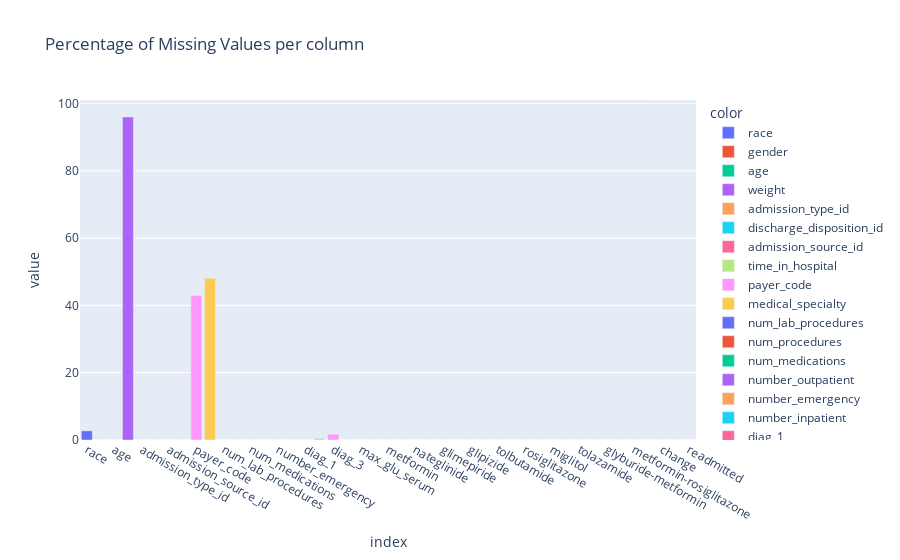

Write notebook code for a chart like this one.
### Markdown cell above
How Many %NA values per Column

### Code cell
(data_raw.isnull().sum()*100/len(data_raw)).plot.bar(title = 'Percentage of Missing Values per column',color=data_raw.columns)

### Figure 1 — Plotly figure (JSON) as saved in the notebook; plotly's stock layout.template omitted (floating-point values rounded to 4 significant figures)
{"data": [{"alignmentgroup": "True", "hovertemplate": "color=race<br>index=%{x}<br>value=%{y}<extra></extra>", "legendgroup": "race", "marker": {"color": "#636efa", "pattern": {"shape": ""}}, "name": "race", "offsetgroup": "race", "orientation": "v", "showlegend": true, "textposition": "auto", "type": "bar", "x": ["race"], "xaxis": "x", "y": [2.711], "yaxis": "y"}, {"alignmentgroup": "True", "hovertemplate": "color=gender<br>index=%{x}<br>value=%{y}<extra></extra>", "legendgroup": "gender", "marker": {"color": "#EF553B", "pattern": {"shape": ""}}, "name": "gender", "offsetgroup": "gender", "orientation": "v", "showlegend": true, "textposition": "auto", "type": "bar", "x": ["gender"], "xaxis": "x", "y": [0], "yaxis": "y"}, {"alignmentgroup": "True", "hovertemplate": "color=age<br>index=%{x}<br>value=%{y}<extra></extra>", "legendgroup": "age", "marker": {"color": "#00cc96", "pattern": {"shape": ""}}, "name": "age", "offsetgroup": "age", "orientation": "v", "showlegend": true, "textposition": "auto", "type": "bar", "x": ["age"], "xaxis": "x", "y": [0], "yaxis": "y"}, {"alignmentgroup": "True", "hovertemplate": "color=weight<br>index=%{x}<br>value=%{y}<extra></extra>", "legendgroup": "weight", "marker": {"color": "#ab63fa", "pattern": {"shape": ""}}, "name": "weight", "offsetgroup": "weight", "orientation": "v", "showlegend": true, "textposition": "auto", "type": "bar", "x": ["weight"], "xaxis": "x", "y": [96.02], "yaxis": "y"}, {"alignmentgroup": "True", "hovertemplate": "color=admission_type_id<br>index=%{x}<br>value=%{y}<extra></extra>", "legendgroup": "admission_type_id", "marker": {"color": "#FFA15A", "pattern": {"shape": ""}}, "name": "admission_type_id", "offsetgroup": "admission_type_id", "orientation": "v", "showlegend": true, "textposition": "auto", "type": "bar", "x": ["admission_type_id"], "xaxis": "x", "y": [0], "yaxis": "y"}, {"alignmentgroup": "True", "hovertemplate": "color=discharge_disposition_id<br>index=%{x}<br>value=%{y}<extra></extra>", "legendgroup": "discharge_disposition_id", "marker": {"color": "#19d3f3", "pattern": {"shape": ""}}, "name": "discharge_disposition_id", "offsetgroup": "discharge_disposition_id", "orientation": "v", "showlegend": true, "textposition": "auto", "type": "bar", "x": ["discharge_disposition_id"], "xaxis": "x", "y": [0], "yaxis": "y"}, {"alignmentgroup": "True", "hovertemplate": "color=admission_source_id<br>index=%{x}<br>value=%{y}<extra></extra>", "legendgroup": "admission_source_id", "marker": {"color": "#FF6692", "pattern": {"shape": ""}}, "name": "admission_source_id", "offsetgroup": "admission_source_id", "orientation": "v", "showlegend": true, "textposition": "auto", "type": "bar", "x": ["admission_source_id"], "xaxis": "x", "y": [0], "yaxis": "y"}, {"alignmentgroup": "True", "hovertemplate": "color=time_in_hospital<br>index=%{x}<br>value=%{y}<extra></extra>", "legendgroup": "time_in_hospital", "marker": {"color": "#B6E880", "pattern": {"shape": ""}}, "name": "time_in_hospital", "offsetgroup": "time_in_hospital", "orientation": "v", "showlegend": true, "textposition": "auto", "type": "bar", "x": ["time_in_hospital"], "xaxis": "x", "y": [0], "yaxis": "y"}, {"alignmentgroup": "True", "hovertemplate": "color=payer_code<br>index=%{x}<br>value=%{y}<extra></extra>", "legendgroup": "payer_code", "marker": {"color": "#FF97FF", "pattern": {"shape": ""}}, "name": "payer_code", "offsetgroup": "payer_code", "orientation": "v", "showlegend": true, "textposition": "auto", "type": "bar", "x": ["payer_code"], "xaxis": "x", "y": [42.98], "yaxis": "y"}, {"alignmentgroup": "True", "hovertemplate": "color=medical_specialty<br>index=%{x}<br>value=%{y}<extra></extra>", "legendgroup": "medical_specialty", "marker": {"color": "#FECB52", "pattern": {"shape": ""}}, "name": "medical_specialty", "offsetgroup": "medical_specialty", "orientation": "v", "showlegend": true, "textposition": "auto", "type": "bar", "x": ["medical_specialty"], "xaxis": "x", "y": [48.09], "yaxis": "y"}, {"alignmentgroup": "True", "hovertemplate": "color=num_lab_procedures<br>index=%{x}<br>value=%{y}<extra></extra>", "legendgroup": "num_lab_procedures", "marker": {"color": "#636efa", "pattern": {"shape": ""}}, "name": "num_lab_procedures", "offsetgroup": "num_lab_procedures", "orientation": "v", "showlegend": true, "textposition": "auto", "type": "bar", "x": ["num_lab_procedures"], "xaxis": "x", "y": [0], "yaxis": "y"}, {"alignmentgroup": "True", "hovertemplate": "color=num_procedures<br>index=%{x}<br>value=%{y}<extra></extra>", "legendgroup": "num_procedures", "marker": {"color": "#EF553B", "pattern": {"shape": ""}}, "name": "num_procedures", "offsetgroup": "num_procedures", "orientation": "v", "showlegend": true, "textposition": "auto", "type": "bar", "x": ["num_procedures"], "xaxis": "x", "y": [0], "yaxis": "y"}, {"alignmentgroup": "True", "hovertemplate": "color=num_medications<br>index=%{x}<br>value=%{y}<extra></extra>", "legendgroup": "num_medications", "marker": {"color": "#00cc96", "pattern": {"shape": ""}}, "name": "num_medications", "offsetgroup": "num_medications", "orientation": "v", "showlegend": true, "textposition": "auto", "type": "bar", "x": ["num_medications"], "xaxis": "x", "y": [0], "yaxis": "y"}, {"alignmentgroup": "True", "hovertemplate": "color=number_outpatient<br>index=%{x}<br>value=%{y}<extra></extra>", "legendgroup": "number_outpatient", "marker": {"color": "#ab63fa", "pattern": {"shape": ""}}, "name": "number_outpatient", "offsetgroup": "number_outpatient", "orientation": "v", "showlegend": true, "textposition": "auto", "type": "bar", "x": ["number_outpatient"], "xaxis": "x", "y": [0], "yaxis": "y"}, {"alignmentgroup": "True", "hovertemplate": "color=number_emergency<br>index=%{x}<br>value=%{y}<extra></extra>", "legendgroup": "number_emergency", "marker": {"color": "#FFA15A", "pattern": {"shape": ""}}, "name": "number_emergency", "offsetgroup": "number_emergency", "orientation": "v", "showlegend": true, "textposition": "auto", "type": "bar", "x": ["number_emergency"], "xaxis": "x", "y": [0], "yaxis": "y"}, {"alignmentgroup": "True", "hovertemplate": "color=number_inpatient<br>index=%{x}<br>value=%{y}<extra></extra>", "legendgroup": "number_inpatient", "marker": {"color": "#19d3f3", "pattern": {"shape": ""}}, "name": "number_inpatient", "offsetgroup": "number_inpatient", "orientation": "v", "showlegend": true, "textposition": "auto", "type": "bar", "x": ["number_inpatient"], "xaxis": "x", "y": [0], "yaxis": "y"}, {"alignmentgroup": "True", "hovertemplate": "color=diag_1<br>index=%{x}<br>value=%{y}<extra></extra>", "legendgroup": "diag_1", "marker": {"color": "#FF6692", "pattern": {"shape": ""}}, "name": "diag_1", "offsetgroup": "diag_1", "orientation": "v", "showlegend": true, "textposition": "auto", "type": "bar", "x": ["diag_1"], "xaxis": "x", "y": [0.01858], "yaxis": "y"}, {"alignmentgroup": "True", "hovertemplate": "color=diag_2<br>index=%{x}<br>value=%{y}<extra></extra>", "legendgroup": "diag_2", "marker": {"color": "#B6E880", "pattern": {"shape": ""}}, "name": "diag_2", "offsetgroup": "diag_2", "orientation": "v", "showlegend": true, "textposition": "auto", "type": "bar", "x": ["diag_2"], "xaxis": "x", "y": [0.4217], "yaxis": "y"}, {"alignmentgroup": "True", "hovertemplate": "color=diag_3<br>index=%{x}<br>value=%{y}<extra></extra>", "legendgroup": "diag_3", "marker": {"color": "#FF97FF", "pattern": {"shape": ""}}, "name": "diag_3", "offsetgroup": "diag_3", "orientation": "v", "showlegend": true, "textposition": "auto", "type": "bar", "x": ["diag_3"], "xaxis": "x", "y": [1.711], "yaxis": "y"}, {"alignmentgroup": "True", "hovertemplate": "color=number_diagnoses<br>index=%{x}<br>value=%{y}<extra></extra>", "legendgroup": "number_diagnoses", "marker": {"color": "#FECB52", "pattern": {"shape": ""}}, "name": "number_diagnoses", "offsetgroup": "number_diagnoses", "orientation": "v", "showlegend": true, "textposition": "auto", "type": "bar", "x": ["number_diagnoses"], "xaxis": "x", "y": [0], "yaxis": "y"}, {"alignmentgroup": "True", "hovertemplate": "color=max_glu_serum<br>index=%{x}<br>value=%{y}<extra></extra>", "legendgroup": "max_glu_serum", "marker": {"color": "#636efa", "pattern": {"shape": ""}}, "name": "max_glu_serum", "offsetgroup": "max_glu_serum", "orientation": "v", "showlegend": true, "textposition": "auto", "type": "bar", "x": ["max_glu_serum"], "xaxis": "x", "y": [0], "yaxis": "y"}, {"alignmentgroup": "True", "hovertemplate": "color=A1Cresult<br>index=%{x}<br>value=%{y}<extra></extra>", "legendgroup": "A1Cresult", "marker": {"color": "#EF553B", "pattern": {"shape": ""}}, "name": "A1Cresult", "offsetgroup": "A1Cresult", "orientation": "v", "showlegend": true, "textposition": "auto", "type": "bar", "x": ["A1Cresult"], "xaxis": "x", "y": [0], "yaxis": "y"}, {"alignmentgroup": "True", "hovertemplate": "color=metformin<br>index=%{x}<br>value=%{y}<extra></extra>", "legendgroup": "metformin", "marker": {"color": "#00cc96", "pattern": {"shape": ""}}, "name": "metformin", "offsetgroup": "metformin", "orientation": "v", "showlegend": true, "textposition": "auto", "type": "bar", "x": ["metformin"], "xaxis": "x", "y": [0], "yaxis": "y"}, {"alignmentgroup": "True", "hovertemplate": "color=repaglinide<br>index=%{x}<br>value=%{y}<extra></extra>", "legendgroup": "repaglinide", "marker": {"color": "#ab63fa", "pattern": {"shape": ""}}, "name": "repaglinide", "offsetgroup": "repaglinide", "orientation": "v", "showlegend": true, "textposition": "auto", "type": "bar", "x": ["repaglinide"], "xaxis": "x", "y": [0], "yaxis": "y"}, {"alignmentgroup": "True", "hovertemplate": "color=nateglinide<br>index=%{x}<br>value=%{y}<extra></extra>", "legendgroup": "nateglinide", "marker": {"color": "#FFA15A", "pattern": {"shape": ""}}, "name": "nateglinide", "offsetgroup": "nateglinide", "orientation": "v", "showlegend": true, "textposition": "auto", "type": "bar", "x": ["nateglinide"], "xaxis": "x", "y": [0], "yaxis": "y"}, {"alignmentgroup": "True", "hovertemplate": "color=chlorpropamide<br>index=%{x}<br>value=%{y}<extra></extra>", "legendgroup": "chlorpropamide", "marker": {"color": "#19d3f3", "pattern": {"shape": ""}}, "name": "chlorpropamide", "offsetgroup": "chlorpropamide", "orientation": "v", "showlegend": true, "textposition": "auto", "type": "bar", "x": ["chlorpropamide"], "xaxis": "x", "y": [0], "yaxis": "y"}, {"alignmentgroup": "True", "hovertemplate": "color=glimepiride<br>index=%{x}<br>value=%{y}<extra></extra>", "legendgroup": "glimepiride", "marker": {"color": "#FF6692", "pattern": {"shape": ""}}, "name": "glimepiride", "offsetgroup": "glimepiride", "orientation": "v", "showlegend": true, "textposition": "auto", "type": "bar", "x": ["glimepiride"], "xaxis": "x", "y": [0], "yaxis": "y"}, {"alignmentgroup": "True", "hovertemplate": "color=acetohexamide<br>index=%{x}<br>value=%{y}<extra></extra>", "legendgroup": "acetohexamide", "marker": {"color": "#B6E880", "pattern": {"shape": ""}}, "name": "acetohexamide", "offsetgroup": "acetohexamide", "orientation": "v", "showlegend": true, "textposition": "auto", "type": "bar", "x": ["acetohexamide"], "xaxis": "x", "y": [0], "yaxis": "y"}, {"alignmentgroup": "True", "hovertemplate": "color=glipizide<br>index=%{x}<br>value=%{y}<extra></extra>", "legendgroup": "glipizide", "marker": {"color": "#FF97FF", "pattern": {"shape": ""}}, "name": "glipizide", "offsetgroup": "glipizide", "orientation": "v", "showlegend": true, "textposition": "auto", "type": "bar", "x": ["glipizide"], "xaxis": "x", "y": [0], "yaxis": "y"}, {"alignmentgroup": "True", "hovertemplate": "color=glyburide<br>index=%{x}<br>value=%{y}<extra></extra>", "legendgroup": "glyburide", "marker": {"color": "#FECB52", "pattern": {"shape": ""}}, "name": "glyburide", "offsetgroup": "glyburide", "orientation": "v", "showlegend": true, "textposition": "auto", "type": "bar", "x": ["glyburide"], "xaxis": "x", "y": [0], "yaxis": "y"}, {"alignmentgroup": "True", "hovertemplate": "color=tolbutamide<br>index=%{x}<br>value=%{y}<extra></extra>", "legendgroup": "tolbutamide", "marker": {"color": "#636efa", "pattern": {"shape": ""}}, "name": "tolbutamide", "offsetgroup": "tolbutamide", "orientation": "v", "showlegend": true, "textposition": "auto", "type": "bar", "x": ["tolbutamide"], "xaxis": "x", "y": [0], "yaxis": "y"}, {"alignmentgroup": "True", "hovertemplate": "color=pioglitazone<br>index=%{x}<br>value=%{y}<extra></extra>", "legendgroup": "pioglitazone", "marker": {"color": "#EF553B", "pattern": {"shape": ""}}, "name": "pioglitazone", "offsetgroup": "pioglitazone", "orientation": "v", "showlegend": true, "textposition": "auto", "type": "bar", "x": ["pioglitazone"], "xaxis": "x", "y": [0], "yaxis": "y"}, {"alignmentgroup": "True", "hovertemplate": "color=rosiglitazone<br>index=%{x}<br>value=%{y}<extra></extra>", "legendgroup": "rosiglitazone", "marker": {"color": "#00cc96", "pattern": {"shape": ""}}, "name": "rosiglitazone", "offsetgroup": "rosiglitazone", "orientation": "v", "showlegend": true, "textposition": "auto", "type": "bar", "x": ["rosiglitazone"], "xaxis": "x", "y": [0], "yaxis": "y"}, {"alignmentgroup": "True", "hovertemplate": "color=acarbose<br>index=%{x}<br>value=%{y}<extra></extra>", "legendgroup": "acarbose", "marker": {"color": "#ab63fa", "pattern": {"shape": ""}}, "name": "acarbose", "offsetgroup": "acarbose", "orientation": "v", "showlegend": true, "textposition": "auto", "type": "bar", "x": ["acarbose"], "xaxis": "x", "y": [0], "yaxis": "y"}, {"alignmentgroup": "True", "hovertemplate": "color=miglitol<br>index=%{x}<br>value=%{y}<extra></extra>", "legendgroup": "miglitol", "marker": {"color": "#FFA15A", "pattern": {"shape": ""}}, "name": "miglitol", "offsetgroup": "miglitol", "orientation": "v", "showlegend": true, "textposition": "auto", "type": "bar", "x": ["miglitol"], "xaxis": "x", "y": [0], "yaxis": "y"}, {"alignmentgroup": "True", "hovertemplate": "color=troglitazone<br>index=%{x}<br>value=%{y}<extra></extra>", "legendgroup": "troglitazone", "marker": {"color": "#19d3f3", "pattern": {"shape": ""}}, "name": "troglitazone", "offsetgroup": "troglitazone", "orientation": "v", "showlegend": true, "textposition": "auto", "type": "bar", "x": ["troglitazone"], "xaxis": "x", "y": [0], "yaxis": "y"}, {"alignmentgroup": "True", "hovertemplate": "color=tolazamide<br>index=%{x}<br>value=%{y}<extra></extra>", "legendgroup": "tolazamide", "marker": {"color": "#FF6692", "pattern": {"shape": ""}}, "name": "tolazamide", "offsetgroup": "tolazamide", "orientation": "v", "showlegend": true, "textposition": "auto", "type": "bar", "x": ["tolazamide"], "xaxis": "x", "y": [0], "yaxis": "y"}, {"alignmentgroup": "True", "hovertemplate": "color=insulin<br>index=%{x}<br>value=%{y}<extra></extra>", "legendgroup": "insulin", "marker": {"color": "#B6E880", "pattern": {"shape": ""}}, "name": "insulin", "offsetgroup": "insulin", "orientation": "v", "showlegend": true, "textposition": "auto", "type": "bar", "x": ["insulin"], "xaxis": "x", "y": [0], "yaxis": "y"}, {"alignmentgroup": "True", "hovertemplate": "color=glyburide-metformin<br>index=%{x}<br>value=%{y}<extra></extra>", "legendgroup": "glyburide-metformin", "marker": {"color": "#FF97FF", "pattern": {"shape": ""}}, "name": "glyburide-metformin", "offsetgroup": "glyburide-metformin", "orientation": "v", "showlegend": true, "textposition": "auto", "type": "bar", "x": ["glyburide-metformin"], "xaxis": "x", "y": [0], "yaxis": "y"}, {"alignmentgroup": "True", "hovertemplate": "color=glipizide-metformin<br>index=%{x}<br>value=%{y}<extra></extra>", "legendgroup": "glipizide-metformin", "marker": {"color": "#FECB52", "pattern": {"shape": ""}}, "name": "glipizide-metformin", "offsetgroup": "glipizide-metformin", "orientation": "v", "showlegend": true, "textposition": "auto", "type": "bar", "x": ["glipizide-metformin"], "xaxis": "x", "y": [0], "yaxis": "y"}, {"alignmentgroup": "True", "hovertemplate": "color=metformin-rosiglitazone<br>index=%{x}<br>value=%{y}<extra></extra>", "legendgroup": "metformin-rosiglitazone", "marker": {"color": "#636efa", "pattern": {"shape": ""}}, "name": "metformin-rosiglitazone", "offsetgroup": "metformin-rosiglitazone", "orientation": "v", "showlegend": true, "textposition": "auto", "type": "bar", "x": ["metformin-rosiglitazone"], "xaxis": "x", "y": [0], "yaxis": "y"}, {"alignmentgroup": "True", "hovertemplate": "color=metformin-pioglitazone<br>index=%{x}<br>value=%{y}<extra></extra>", "legendgroup": "metformin-pioglitazone", "marker": {"color": "#EF553B", "pattern": {"shape": ""}}, "name": "metformin-pioglitazone", "offsetgroup": "metformin-pioglitazone", "orientation": "v", "showlegend": true, "textposition": "auto", "type": "bar", "x": ["metformin-pioglitazone"], "xaxis": "x", "y": [0], "yaxis": "y"}, {"alignmentgroup": "True", "hovertemplate": "color=change<br>index=%{x}<br>value=%{y}<extra></extra>", "legendgroup": "change", "marker": {"color": "#00cc96", "pattern": {"shape": ""}}, "name": "change", "offsetgroup": "change", "orientation": "v", "showlegend": true, "textposition": "auto", "type": "bar", "x": ["change"], "xaxis": "x", "y": [0], "yaxis": "y"}, {"alignmentgroup": "True", "hovertemplate": "color=diabetesMed<br>index=%{x}<br>value=%{y}<extra></extra>", "legendgroup": "diabetesMed", "marker": {"color": "#ab63fa", "pattern": {"shape": ""}}, "name": "diabetesMed", "offsetgroup": "diabetesMed", "orientation": "v", "showlegend": true, "textposition": "auto", "type": "bar", "x": ["diabetesMed"], "xaxis": "x", "y": [0], "yaxis": "y"}, {"alignmentgroup": "True", "hovertemplate": "color=readmitted<br>index=%{x}<br>value=%{y}<extra></extra>", "legendgroup": "readmitted", "marker": {"color": "#FFA15A", "pattern": {"shape": ""}}, "name": "readmitted", "offsetgroup": "readmitted", "orientation": "v", "showlegend": true, "textposition": "auto", "type": "bar", "x": ["readmitted"], "xaxis": "x", "y": [0], "yaxis": "y"}], "layout": {"barmode": "relative", "legend": {"title": {"text": "color"}, "tracegroupgap": 0}, "title": {"text": "Percentage of Missing Values per column"}, "xaxis": {"anchor": "y", "domain": [0, 1], "title": {"text": "index"}}, "yaxis": {"anchor": "x", "domain": [0, 1], "title": {"text": "value"}}}}
